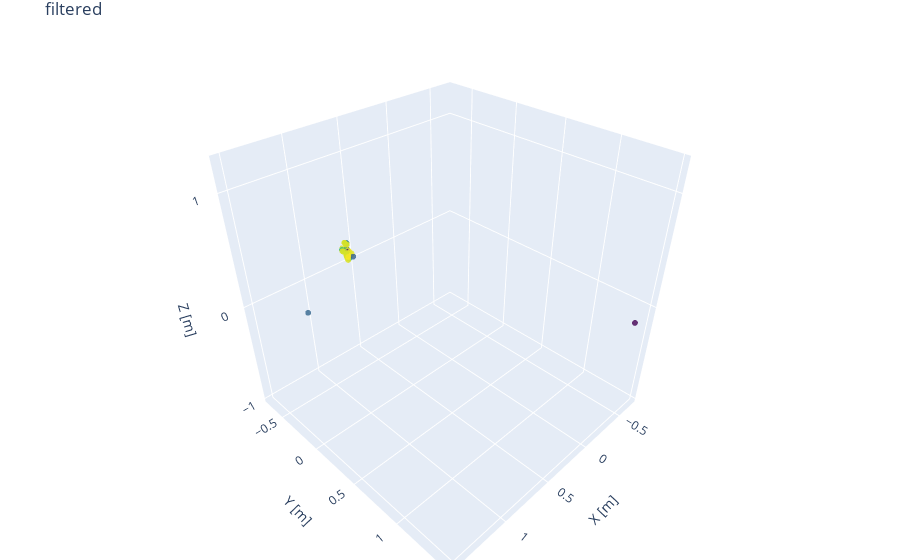

The notebook cell this image was saved under:
### Code cell
visualize_cloud(filtered, title="filtered")
